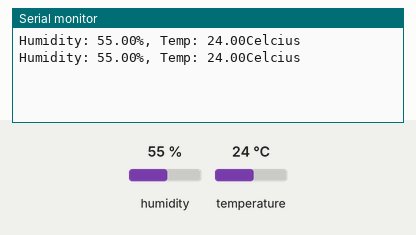
A sketch run on a simulated ESP32. Parts: the last lines printed to the serial monitor. Inputs (shaded band) come from the test bench; at power-on: humidity 55 %, temperature 24 °C.

Above: at 14.8 s.
14.9 s: humidity set to 22 %
25.4 s: temperature set to 12 °C
At 27.4 s:
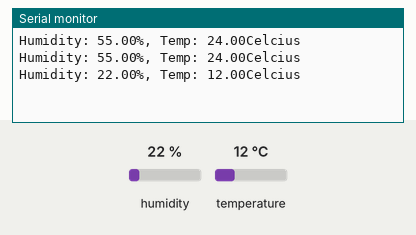
35.9 s: humidity set to 40 %
At 39.1 s:
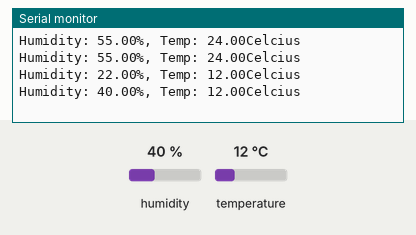
Timing chart, 0 to 40.6 s (numbered marks = the images above; inputs shaded):
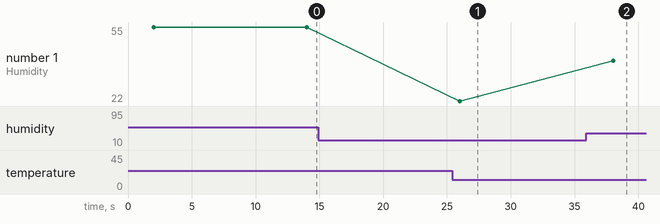

Measured:
- after the input at 25.4 s, the serial monitor: prints a new line after 0.62 s (image 1)
- after the input at 35.9 s, the serial monitor: prints a new line after 2.1 s (image 2)
- plotted number 1: 22 → 40 after the input at 35.9 s

The sketch:

sketch_sep26a.ino
```cpp
#include <M5Atom.h>
#include <DHT.h>


#define DHTPIN 21
#define DHTTYPE DHT22
DHT dht(DHTPIN, DHTTYPE);

int chk;
float hum;
float temp;


void setup() {
  M5.begin();
  dht.begin();
  Serial.begin(9600);
  // pinMode(21, INPUT);
  // put your setup code here, to run once:

}

void loop() {
  // put your main code here, to run repeatedly:
  delay(2000);
  hum= dht.readHumidity();
  temp= dht.readTemperature();
  Serial.print("Humidity: ");
  Serial.print(hum);
  Serial.print("%, Temp: ");
  Serial.print(temp);
  Serial.println("Celcius");
  delay(10000);

}
```
